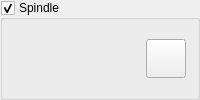
          <widget class="QGroupBox" name="grpSpindle">
           <property name="enabled">
            <bool>true</bool>
           </property>
           <property name="title">
            <string>Spindle</string>
           </property>
           <property name="checkable">
            <bool>true</bool>
           </property>
           <property name="overrided" stdset="0">
            <bool>false</bool>
           </property>
           <layout class="QHBoxLayout" name="horizontalLayout_2">
            <item>
             <widget class="QWidget" name="widgetSpindle" native="true">
              <layout class="QHBoxLayout" name="horizontalLayout_5">
               <property name="spacing">
                <number>10</number>
               </property>
               <property name="leftMargin">
                <number>0</number>
               </property>
               <property name="topMargin">
                <number>0</number>
               </property>
               <property name="rightMargin">
                <number>0</number>
               </property>
               <property name="bottomMargin">
                <number>0</number>
               </property>
               <item>
                <widget class="SliderBox" name="slbSpindle" native="true">
                 <property name="sizePolicy">
                  <sizepolicy hsizetype="Expanding" vsizetype="Preferred">
                   <horstretch>0</horstretch>
                   <verstretch>0</verstretch>
                  </sizepolicy>
                 </property>
                </widget>
               </item>
               <item>
                <widget class="StyledToolButton" name="cmdSpindle">
                 <property name="enabled">
                  <bool>true</bool>
                 </property>
                 <property name="toolTip">
                  <string>Spindle on/off</string>
                 </property>
                 <property name="icon">
                  <iconset resource="images.qrc">
                   <normaloff>:/images/cutter.png</normaloff>:/images/cutter.png</iconset>
                 </property>
                 <property name="iconSize">
                  <size>
                   <width>32</width>
                   <height>32</height>
                  </size>
                 </property>
                 <property name="checkable">
                  <bool>true</bool>
                 </property>
                 <property name="adjustSize" stdset="0">
                  <bool>true</bool>
                 </property>
                </widget>
               </item>
              </layout>
             </widget>
            </item>
           </layout>
          </widget>
